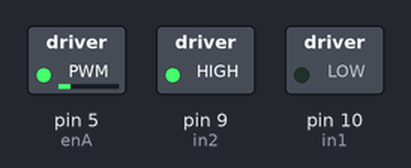
The sketch below on a simulated Arduino Uno, built with avr-gcc and run on an emulated ATmega328P. On the bench: switched loads named in the sketch (green lamp = pin HIGH). EEPROM starts erased.

Above: at 0.05 s.
At 1.05 s:
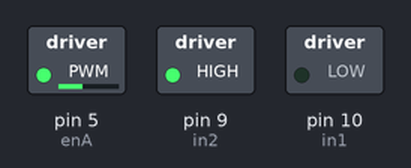
At 2.15 s:
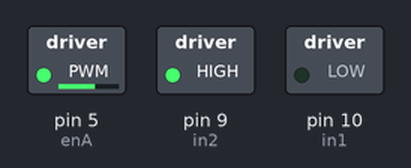
At 4.2 s:
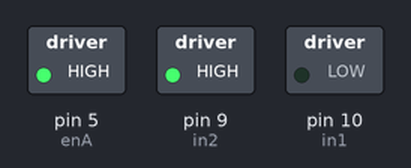
Timing chart, 0 to 5.7 s (numbered marks = the images above):
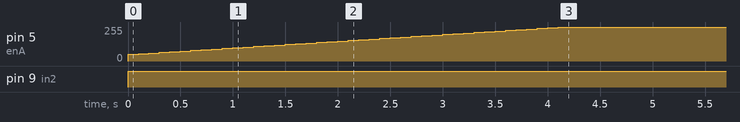

The sketch:

Change_direction.ino
```cpp
#include <EEPROM.h>

const int enA = 5;       // PWM pin for motor speed
const int in1 = 10;      // IN1
const int in2 = 9;       // IN2
const int eepromAddress = 0;  // Where to store last direction

void setup() {
  pinMode(enA, OUTPUT);
  pinMode(in1, OUTPUT);
  pinMode(in2, OUTPUT);

  // Read last direction from EEPROM
  byte lastDirection = EEPROM.read(eepromAddress);
  bool forward = (lastDirection == 0);  // flip it

  // Write the opposite for next time
  EEPROM.write(eepromAddress, forward ? 1 : 0);

  // Set motor direction
  if (forward) {
    digitalWrite(in1, HIGH);
    digitalWrite(in2, LOW);
  } else {
    digitalWrite(in1, LOW);
    digitalWrite(in2, HIGH);
  }

  // speed up 5 seconds
  for (int speed = 50; speed <= 255; speed += 5) {
    analogWrite(enA, speed);
    delay(100);  // 5 seconds total
  }

  // max speed 50 seconds
  analogWrite(enA, 255);
  delay(50000);

  //  slow Down 5 seconds
  for (int speed = 255; speed >= 50; speed -= 5) {
    analogWrite(enA, speed);
    delay(100);  // 5 seconds total
  }

  // Stop the motor
  analogWrite(enA, 0);
}

void loop() {
  // Do nothing
}
```

Measured:
- by itself, pin 5 (enA): moves from 0/255 to 255/255 over 4.1 s
- by itself, pin 9 (in2): LOW → HIGH at 0.00 s
